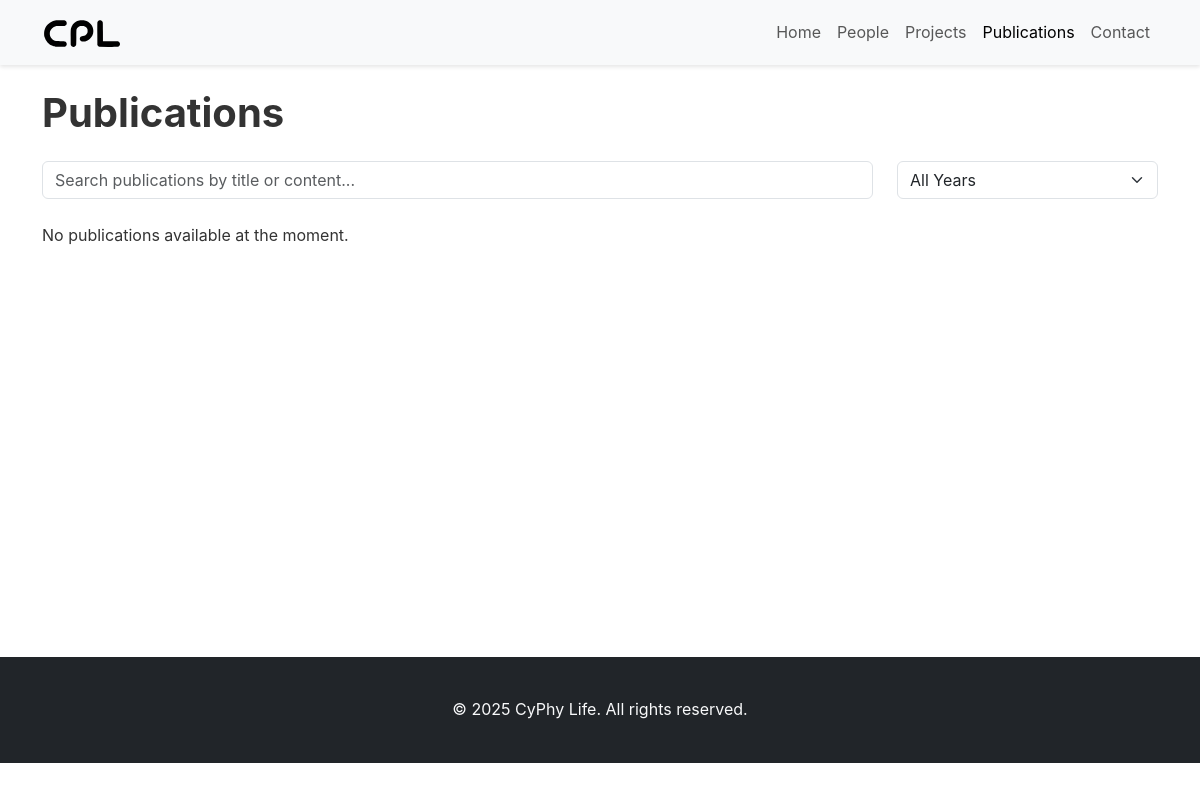
/publications/, run on an earlier commit of the app's database.
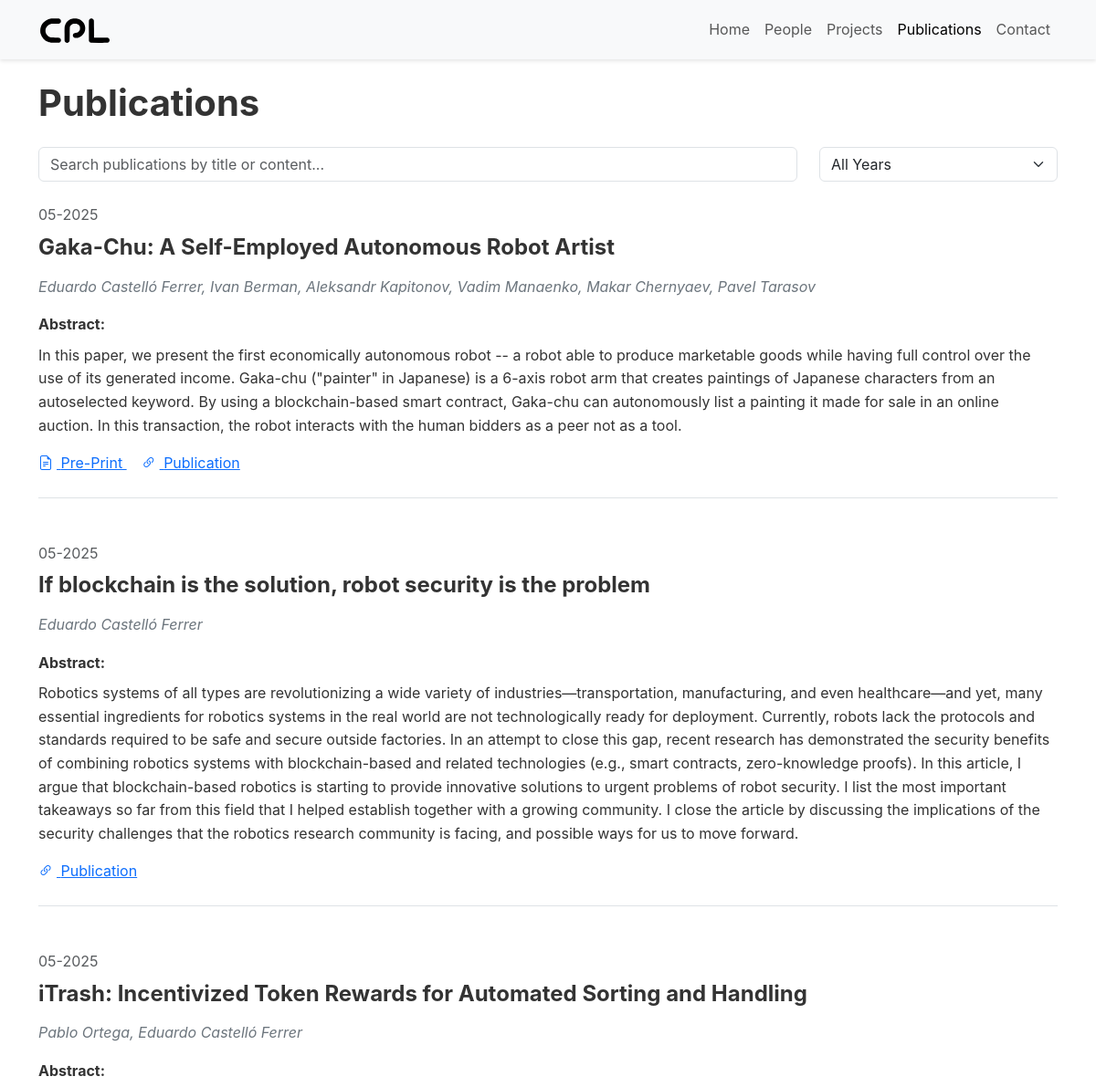
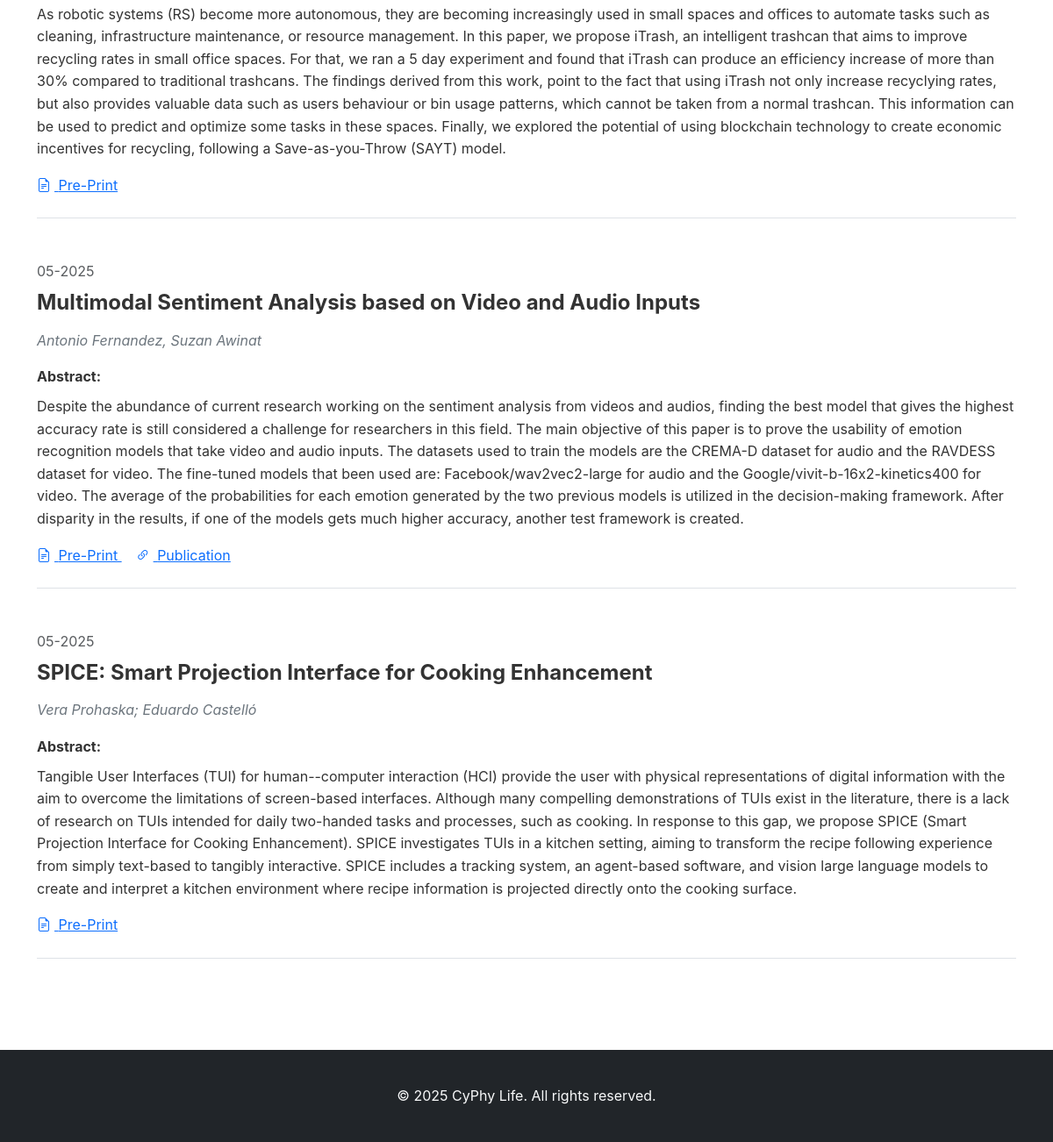
And on a later commit of the database (2 pictures, top to bottom).
### core/models.py (models this page shows, shortened)
class Publication(models.Model):
    title = models.CharField(max_length=300)
    authors = models.CharField(max_length=500)
    paperlink = models.URLField(blank=True)
    pdflink = models.URLField(blank=True)
    abstract = models.TextField(blank=True)
    date = models.DateField(blank=True, null=True)
    image = FilerImageField(null=True, blank=True, related_name="publication_images", on_delete=models.SET_NULL)
    class Meta:
        ordering = ['-date', 'title']
        verbose_name = "Publication"
        verbose_name_plural = "Publications"

### core/views.py (the view)
# urls.py: path('publications/', views.publications, name='publications'),
def publications(request):
    all_publications = Publication.objects.all().order_by('-date')
    publication_years = Publication.objects.dates('date', 'year', order='DESC')
    context = {
        'publications': all_publications,
        'publication_years': publication_years,
    }
    return render(request, 'core/publications.html', context)

### core/context_processors.py (called while the page is built)
def social_media_links(request):
    try:
        social_media = SocialMedia.objects.first()
    except SocialMedia.DoesNotExist:
        social_media = None
    return {'social_media': social_media}

### templates/core/publications.html (shortened to what this page needs)
{% extends 'base.html' %}
{% load static %}
{% block content %}
<h1 class="mb-4">Publications</h1>
<div class="row mb-4">
    <div class="col-md-9">
        <div class="position-relative">
            <input type="text" id="publication-search" class="form-control" placeholder="Search publications by title or content...">
        </div>
    </div>
    <div class="col-md-3">
        <select id="publication-year-filter" class="form-select">
            <option value="all" selected>All Years</option>
        </select>
    </div>
</div>
<div class="publications-list">
    {% for pub in publications %}
    <div class="publication mb-5 pb-4 border-bottom" data-year="{{ pub.date|date:'Y' }}">
        <div class="row">
            <div class="{% if pub.image %}col-md-9{% else %}col-md-12{% endif %}">
                <div class="mb-2 text-muted">{{ pub.date|date:"m-Y" }}</div>
                <h4 class="fw-bold">{{ pub.title }}</h4>
                <p class="authors mb-3">{{ pub.authors }}</p>
                {% if pub.abstract %}
                <div class="mb-3">
                    <div>
                        <strong>Abstract:</strong>
                    </div>
                    <div id="abstract-{{ forloop.counter }}" class="mt-2">
                        {{ pub.abstract }}
                    </div>
                </div>
                {% endif %}
                <div class="publication-links">
                    {% if pub.pdflink %}
                    <a href="{{ pub.pdflink }}" class="me-3" target="_blank">
                        <i class="bi bi-file-earmark-text me-1"></i> Pre-Print
                    </a>
                    {% endif %}
                    {% if pub.paperlink %}
                    <a href="{{ pub.paperlink }}" target="_blank">
                        <i class="bi bi-link-45deg me-1"></i> Publication
                    </a>
                    {% endif %}
                </div>
            </div>
        </div>
    </div>
    {% empty %}
    <p>No publications available at the moment.</p>
    {% endfor %}
</div>
{% endblock %}

### templates/base.html (shortened to what this page needs)
<!DOCTYPE html>
{% load static %}
<html lang="en">
<head>
    <link href="https://cdn.jsdelivr.net/npm/bootstrap@5.3.0/dist/css/bootstrap.min.css" rel="stylesheet">
    <link href="https://cdn.jsdelivr.net/npm/bootstrap-icons@1.11.0/font/bootstrap-icons.css" rel="stylesheet">
    <link href="{% static 'css/style.css' %}" rel="stylesheet">
</head>
<body>
    <nav class="navbar navbar-expand-lg navbar-light bg-light">
        <div class="container">
            <a class="navbar-brand" href="{% url 'home' %}"><img src="{% static 'images/cpl.svg' %}" alt="CyPhy Life" style="width: 80px;"></a>
            <div class="collapse navbar-collapse" id="navbarNav">
                <ul class="navbar-nav ms-auto">
                    <li class="nav-item">
                        <a class="nav-link" href="{% url 'home' %}">Home</a>
                    </li>
                    <li class="nav-item">
                        <a class="nav-link" href="{% url 'people' %}">People</a>
                    </li>
                    <li class="nav-item">
                        <a class="nav-link" href="{% url 'projects' %}">Projects</a>
                    </li>
                    <li class="nav-item">
                        <a class="nav-link" href="{% url 'publications' %}">Publications</a>
                    </li>
                    <li class="nav-item">
                        <a class="nav-link" href="{% url 'contact' %}">Contact</a>
                    </li>
                </ul>
            </div>
        </div>
    </nav>
    {% block content_full_width %}
    <main class="container py-4">
        {% block content %}{% endblock %}
    </main>
    {% endblock %}
    <footer class="bg-dark text-light py-4">
            <div class="text-center mt-3">
                <p>&copy; {% now "Y" %} CyPhy Life. All rights reserved.</p>
            </div>
    </footer>
</body>
</html>

### static/css/style.css (style rules this page uses)
body { font-family: "Helvetica Light", Inter, Helvetica, sans-serif; color: #333; line-height: 1.6; min-height: 100vh; }
h1, h2, h3, h4, h5, h6 { font-weight: 700; margin-bottom: 1rem; }
.navbar { box-shadow: 0 2px 4px rgba(0, 0, 0, 0.1); }
.navbar-brand { font-weight: 700; font-size: 1.5rem; }
main { min-height: 70vh; }
.publication .authors { font-style: italic; color: #6c757d; }
footer { margin-top: 2rem; }

What changed in the data, as far as the page shows it:
added Publication: date "05-2025", title "Gaka-Chu: A Self-Employed Autonomous Robot Artist", authors "Eduardo Castelló Ferrer, Ivan Berman, Aleksandr Kapitonov, Vadim Manaenko, Makar Chernyaev, Pavel Tarasov", abstract "In this paper, we present the first economically autonomous robot -- a robot able to produce marketable goods while having full control over the use of its generated income. Gaka-chu (\"painter\" in Japanese) is a 6-axis robot arm that creates paintings of Japanese characters from an autoselected keyword. By using a blockchain-based smart contract, Gaka-chu can autonomously list a painting it made for sale in an online auction. In this transaction, the robot interacts with the human bidders as a peer not as a tool."
added Publication: date "05-2025", title "If blockchain is the solution, robot security is the problem", authors "Eduardo Castelló Ferrer", abstract "Robotics systems of all types are revolutionizing a wide variety of industries—transportation, manufacturing, and even healthcare—and yet, many essential ingredients for robotics systems in the real world are not technologically ready for deployment. Currently, robots lack the protocols and standards required to be safe and secure outside factories. In an attempt to close this gap, recent research has demonstrated the security benefits of combining robotics systems with blockchain-based and related technologies (e.g., smart contracts, zero-knowledge proofs). In this article, I argue that blockchain-based robotics is starting to provide innovative solutions to urgent problems of robot…"
added Publication: date "05-2025", title "iTrash: Incentivized Token Rewards for Automated Sorting and Handling", authors "Pablo Ortega, Eduardo Castelló Ferrer", abstract "As robotic systems (RS) become more autonomous, they are becoming increasingly used in small spaces and offices to automate tasks such as cleaning, infrastructure maintenance, or resource management. In this paper, we propose iTrash, an intelligent trashcan that aims to improve recycling rates in small office spaces. For that, we ran a 5 day experiment and found that iTrash can produce an efficiency increase of more than 30% compared to traditional trashcans. The findings derived from this work, point to the fact that using iTrash not only increase recyclying rates, but also provides valuable data such as users behaviour or bin usage patterns, which cannot be taken from a normal trashcan.…"
added Publication: date "05-2025", title "Multimodal Sentiment Analysis based on Video and Audio Inputs", authors "Antonio Fernandez, Suzan Awinat", abstract "Despite the abundance of current research working on the sentiment analysis from videos and audios, finding the best model that gives the highest accuracy rate is still considered a challenge for researchers in this field. The main objective of this paper is to prove the usability of emotion recognition models that take video and audio inputs. The datasets used to train the models are the CREMA-D dataset for audio and the RAVDESS dataset for video. The fine-tuned models that been used are: Facebook/wav2vec2-large for audio and the Google/vivit-b-16x2-kinetics400 for video. The average of the probabilities for each emotion generated by the two previous models is utilized in the…"
added Publication: date "05-2025", title "SPICE: Smart Projection Interface for Cooking Enhancement", authors "Vera Prohaska; Eduardo Castelló", abstract "Tangible User Interfaces (TUI) for human--computer interaction (HCI) provide the user with physical representations of digital information with the aim to overcome the limitations of screen-based interfaces. Although many compelling demonstrations of TUIs exist in the literature, there is a lack of research on TUIs intended for daily two-handed tasks and processes, such as cooking. In response to this gap, we propose SPICE (Smart Projection Interface for Cooking Enhancement). SPICE investigates TUIs in a kitchen setting, aiming to transform the recipe following experience from simply text-based to tangibly interactive. SPICE includes a tracking system, an agent-based software, and vision…"
Also different on the page:
text no longer shown: "No publications available at the moment."
